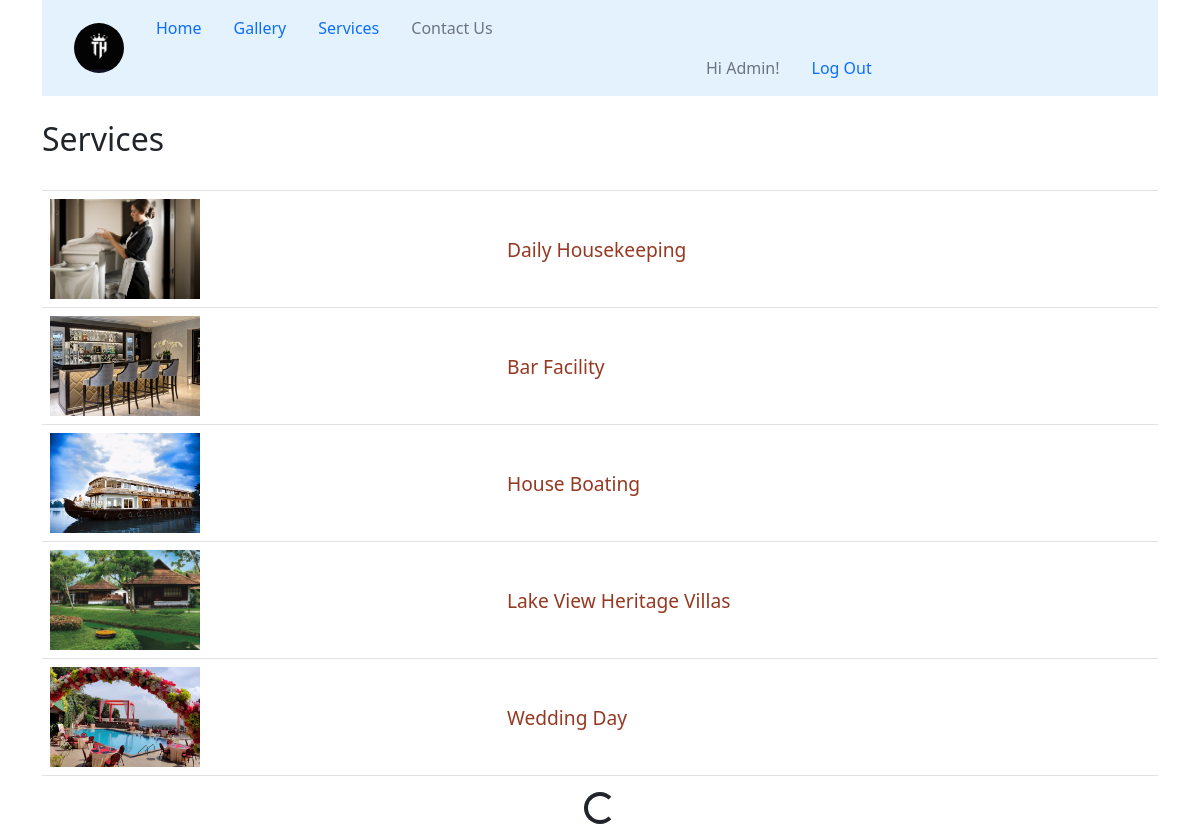
/services/endless?page=2 (signed in), run on the app's committed database.
### Apps/Services/models.py (models this page shows, shortened)
class Services(models.Model):
    name = models.CharField(max_length=40)
    slug = models.SlugField(unique=True, default=name)
    discription = RichTextField(null=True)
    create_time = DateTimeField(blank=True, auto_now_add=True)
    last_used_time = DateTimeField(null=True, blank=True)

class Images(models.Model):
    number = models.ForeignKey(Services, on_delete=models.CASCADE)
    images = models.ImageField(upload_to="service_images", max_length=256)

### Apps/Services/views.py (the view)
# urls.py: path('endless', views.EndlessScroll.as_view(), name='infinity'),
class EndlessScroll(ListView):
    model = Services
    template_name = 'services/endless_service.html'
    context_object_name = 'resort_services'
    paginate_by = 5
    ordering = ['-create_time']

### templates/services/endless_service.html (shortened to what this page needs)
<html>
    <head>
        {% load static %}
        <link rel="stylesheet" href="https://stackpath.bootstrapcdn.com/bootstrap/4.3.1/css/bootstrap.min.css">
        <link rel="stylesheet" type="text/css" href="{% static 'assets/css/bootstrap.min.css' %}">
        <link rel="stylesheet" type="text/css" href="{% static 'mine/css/style.css' %}">
    </head>
    <body>
    <div class="container">
        <nav class="navbar navbar-expand-lg navbar-light" style="background-color: #e3f2fd;">
            <a class="navbar-brand" href="{% url 'Authentication:index' %}"><img class="rounded-circle ms-3" alt="" style="width: 50px;height: 50px;"></a>
            <ul class="nav-bar nav">
                <li class="nav-item">
                    <a class="nav-link" href="{% url 'Authentication:index' %}">Home</a>
                </li>
                    <li class="nav-item">
                        <a class="nav-link" href="{% url 'service:infinity' %}">Gallery</a>
                    </li>
                <li class="nav-item">
                    <a class="nav-link" href="{% url 'service:lists' %}">Services</a>
                </li>
                <li class="nav-item">
                    <a class="nav-link disabled" href="#">Contact Us</a>
                </li>
                {% if user.is_authenticated %}
                <li class="nav-item" style="margin-left:550px;">
                        <a class="nav-link disabled" href="#">Hi {{ user.username | capfirst}}!</a>
                    </li>
                <li class="nav-item" >
                        <a class="nav-link" href="{% url 'logout' %}?next={{ request.get_full_path }}">Log Out</a>
                </li>
                {% endif %}
             </ul>
        </nav>
    </div>
    <div class="container">
    <br> <h2>Services</h2> <br>
        <table class="table infinite-container">
            {% if resort_services %}
            {% for list in resort_services %}
            <tr class="infinite-item">
                <td>
                    {% if list.images_set.all %}
                        <img src="{{ list.images_set.first.images.url }}" alt="img" class="list-img">
                    {% else %}
                        <p>No Images available!!</p>
                    {% endif %}
                </td>
                <td class=" align-middle"><a class="elements" href="{% url 'service:data' list.slug %}">{{ list.name }}</a></td>
            </tr>
            {% endfor %}
            {% else %}
            <tr>
                <th> <strong>No Data Available!</strong></th>
            </tr>
            {% endif %}
        </table>
    </div>
                <div class="d-flex justify-content-center" style="display:none;">
                    <div class="spinner-border" role="status">
                    </div>
                </div>
    </body>
</html>

### static/mine/css/style.css (style rules this page uses)
::placeholder { padding: 15px; }
.list-img { width: 150px; height: 100px; max-width: 150px; max-height: 150px; object-fit: cover; }
.elements { text-decoration: none; color: rgb(150, 57, 34); font-weight: 400; font-size: larger; }

### data on the page
Services: images_set.first.images (picture), name "Daily Housekeeping"
Services: images_set.first.images (picture), name "Bar Facility"
Services: images_set.first.images (picture), name "House Boating"
Services: images_set.first.images (picture), name "Lake View Heritage Villas"
Services: images_set.first.images (picture), name "Wedding Day"

### other printed values
{{ user.username | capfirst }} "Admin"
